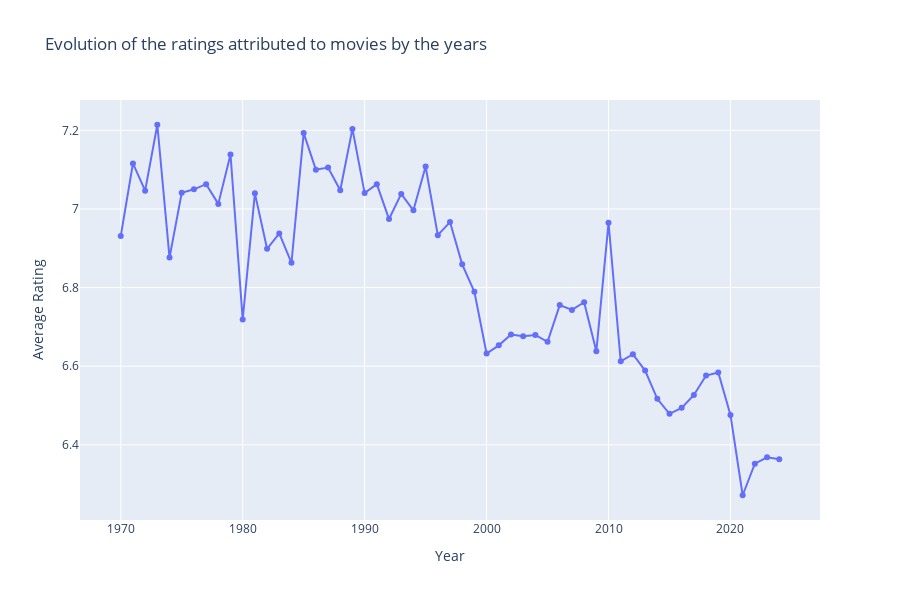

Here is the notebook cell this chart was saved with:
### Markdown cell above
## 5.3 - Trends in movie ratings over time

### Code cell
# We extract the year from "Release Date" and we add a new column "Release Year" in df 
df["Release Year"] = df["Release Date"].dt.year

# We group by year and compute the mean of rating
rating_per_year = df.groupby("Release Year")["Rating"].mean().reset_index()


# We plot the graph representing the evolution of the ratings attributed to movies by the years
fig = px.line(
    rating_per_year,
    x="Release Year",
    y="Rating",
    title="Evolution of the ratings attributed to movies by the years",
    markers=True,
    height=600)

fig.update_layout(
    xaxis_title = "Year",
    yaxis_title = "Average Rating")

fig.show()

### Figure 1 — Plotly figure (JSON) as saved in the notebook; plotly's stock layout.template omitted (floating-point values rounded to 4 significant figures)
{"data": [{"hovertemplate": "Release Year=%{x}<br>Rating=%{y}<extra></extra>", "legendgroup": "", "line": {"color": "#636efa", "dash": "solid"}, "marker": {"symbol": "circle"}, "mode": "lines+markers", "name": "", "orientation": "v", "showlegend": false, "type": "scatter", "x": [1970, 1971, 1972, 1973, 1974, 1975, 1976, 1977, 1978, 1979, 1980, 1981, 1982, 1983, 1984, 1985, 1986, 1987, 1988, 1989, 1990, 1991, 1992, 1993, 1994, 1995, 1996, 1997, 1998, 1999, 2000, 2001, 2002, 2003, 2004, 2005, 2006, 2007, 2008, 2009, 2010, 2011, 2012, 2013, 2014, 2015, 2016, 2017, 2018, 2019, 2020, 2021, 2022, 2023, 2024], "xaxis": "x", "y": [6.931, 7.116, 7.047, 7.214, 6.876, 7.041, 7.05, 7.063, 7.013, 7.138, 6.719, 7.04, 6.899, 6.938, 6.863, 7.193, 7.1, 7.105, 7.048, 7.204, 7.04, 7.063, 6.974, 7.038, 6.997, 7.108, 6.933, 6.967, 6.859, 6.789, 6.632, 6.653, 6.68, 6.676, 6.68, 6.662, 6.756, 6.743, 6.763, 6.638, 6.965, 6.612, 6.63, 6.589, 6.517, 6.479, 6.494, 6.527, 6.576, 6.584, 6.476, 6.272, 6.352, 6.368, 6.363], "yaxis": "y"}], "layout": {"height": 600, "legend": {"tracegroupgap": 0}, "title": {"text": "Evolution of the ratings attributed to movies by the years"}, "xaxis": {"anchor": "y", "domain": [0, 1], "title": {"text": "Year"}}, "yaxis": {"anchor": "x", "domain": [0, 1], "title": {"text": "Average Rating"}}}}
